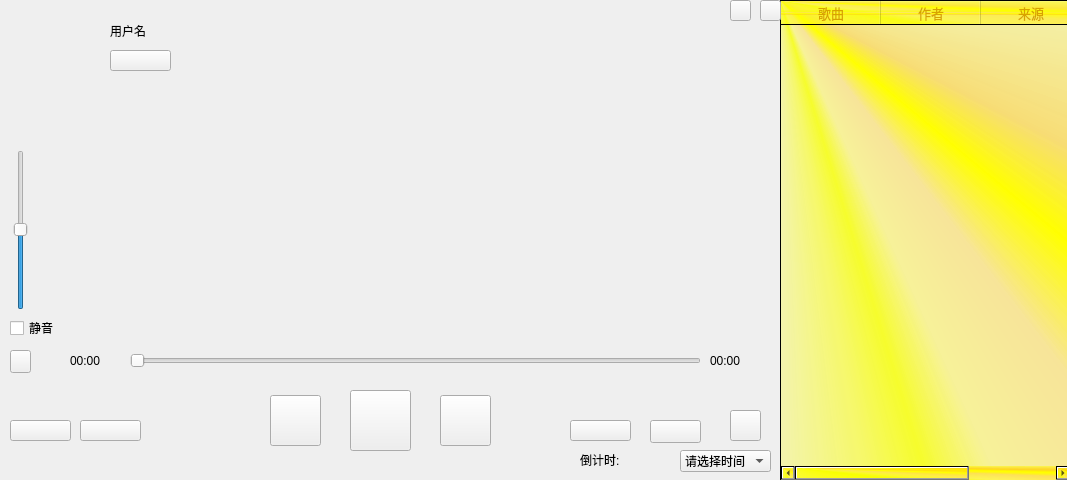
<?xml version="1.0" encoding="UTF-8"?>
<ui version="4.0">
 <class>Widget</class>
 <widget class="QWidget" name="Widget">
  <property name="enabled">
   <bool>true</bool>
  </property>
  <property name="geometry">
   <rect>
    <x>0</x>
    <y>0</y>
    <width>1067</width>
    <height>480</height>
   </rect>
  </property>
  <property name="windowTitle">
   <string>Widget</string>
  </property>
  <property name="autoFillBackground">
   <bool>false</bool>
  </property>
  <property name="styleSheet">
   <string notr="true"/>
  </property>
  <widget class="QLabel" name="musicName">
   <property name="geometry">
    <rect>
     <x>390</x>
     <y>40</y>
     <width>251</width>
     <height>31</height>
    </rect>
   </property>
   <property name="text">
    <string/>
   </property>
  </widget>
  <widget class="QSlider" name="slider">
   <property name="enabled">
    <bool>true</bool>
   </property>
   <property name="geometry">
    <rect>
     <x>130</x>
     <y>350</y>
     <width>571</width>
     <height>21</height>
    </rect>
   </property>
   <property name="orientation">
    <enum>Qt::Horizontal</enum>
   </property>
  </widget>
  <widget class="QLabel" name="totalTime">
   <property name="geometry">
    <rect>
     <x>710</x>
     <y>350</y>
     <width>61</width>
     <height>21</height>
    </rect>
   </property>
   <property name="text">
    <string>00:00</string>
   </property>
  </widget>
  <widget class="QLabel" name="privouslrc">
   <property name="geometry">
    <rect>
     <x>250</x>
     <y>100</y>
     <width>521</width>
     <height>71</height>
    </rect>
   </property>
   <property name="text">
    <string/>
   </property>
  </widget>
  <widget class="QLabel" name="lrcLabel">
   <property name="geometry">
    <rect>
     <x>250</x>
     <y>170</y>
     <width>521</width>
     <height>51</height>
    </rect>
   </property>
   <property name="text">
    <string/>
   </property>
  </widget>
  <widget class="QLabel" name="laterlrc">
   <property name="geometry">
    <rect>
     <x>250</x>
     <y>220</y>
     <width>521</width>
     <height>71</height>
    </rect>
   </property>
   <property name="text">
    <string/>
   </property>
   <property name="pixmap">
    <pixmap>:/new/prefix1/image/maomi1.png</pixmap>
   </property>
  </widget>
  <widget class="QLabel" name="label_2">
   <property name="geometry">
    <rect>
     <x>80</x>
     <y>110</y>
     <width>151</width>
     <height>151</height>
    </rect>
   </property>
   <property name="styleSheet">
    <string notr="true">border-image: url(:/new/prefix1/image2/png2/10.png);
border-image: url(:/new/prefix1/icon/8.png);
</string>
   </property>
   <property name="text">
    <string/>
   </property>
  </widget>
  <widget class="QCheckBox" name="volumBox">
   <property name="geometry">
    <rect>
     <x>10</x>
     <y>320</y>
     <width>71</width>
     <height>16</height>
    </rect>
   </property>
   <property name="text">
    <string>静音</string>
   </property>
  </widget>
  <widget class="QPushButton" name="volumBtn">
   <property name="geometry">
    <rect>
     <x>10</x>
     <y>350</y>
     <width>21</width>
     <height>23</height>
    </rect>
   </property>
   <property name="styleSheet">
    <string notr="true">border-image: url(:/new/prefix1/image/mute_4.png);
border-image: url(:/new/prefix1/icon/mute_1.png);</string>
   </property>
   <property name="text">
    <string/>
   </property>
  </widget>
  <widget class="QSlider" name="volumSlider">
   <property name="geometry">
    <rect>
     <x>10</x>
     <y>150</y>
     <width>21</width>
     <height>160</height>
    </rect>
   </property>
   <property name="value">
    <number>50</number>
   </property>
   <property name="orientation">
    <enum>Qt::Vertical</enum>
   </property>
  </widget>
  <widget class="QPushButton" name="pauseBtn">
   <property name="geometry">
    <rect>
     <x>350</x>
     <y>390</y>
     <width>61</width>
     <height>61</height>
    </rect>
   </property>
   <property name="styleSheet">
    <string notr="true">border-image: url(:/new/prefix1/icon/play_hover.png);</string>
   </property>
   <property name="text">
    <string/>
   </property>
   <property name="flat">
    <bool>false</bool>
   </property>
  </widget>
  <widget class="QPushButton" name="backBtn">
   <property name="geometry">
    <rect>
     <x>270</x>
     <y>395</y>
     <width>51</width>
     <height>51</height>
    </rect>
   </property>
   <property name="styleSheet">
    <string notr="true">border-image: url(:/new/prefix1/icon/prev_hover1.png);</string>
   </property>
   <property name="text">
    <string/>
   </property>
   <property name="flat">
    <bool>false</bool>
   </property>
  </widget>
  <widget class="QPushButton" name="nextBtn">
   <property name="geometry">
    <rect>
     <x>440</x>
     <y>395</y>
     <width>51</width>
     <height>51</height>
    </rect>
   </property>
   <property name="styleSheet">
    <string notr="true">border-image: url(:/new/prefix1/icon/next_hover1.png);</string>
   </property>
   <property name="text">
    <string/>
   </property>
   <property name="flat">
    <bool>false</bool>
   </property>
  </widget>
  <widget class="QLabel" name="currTime">
   <property name="geometry">
    <rect>
     <x>70</x>
     <y>350</y>
     <width>54</width>
     <height>21</height>
    </rect>
   </property>
   <property name="text">
    <string>00:00</string>
   </property>
  </widget>
  <widget class="QPushButton" name="lrcShow">
   <property name="geometry">
    <rect>
     <x>650</x>
     <y>420</y>
     <width>51</width>
     <height>23</height>
    </rect>
   </property>
   <property name="styleSheet">
    <string notr="true">border-image: url(:/new/prefix1/icon/lrc.png);</string>
   </property>
   <property name="text">
    <string/>
   </property>
  </widget>
  <widget class="QPushButton" name="modelBtn">
   <property name="geometry">
    <rect>
     <x>570</x>
     <y>420</y>
     <width>61</width>
     <height>21</height>
    </rect>
   </property>
   <property name="styleSheet">
    <string notr="true">border-image: url(:/new/prefix1/icon/shunxu.png);</string>
   </property>
   <property name="text">
    <string/>
   </property>
  </widget>
  <widget class="QPushButton" name="pushButton">
   <property name="geometry">
    <rect>
     <x>10</x>
     <y>420</y>
     <width>61</width>
     <height>21</height>
    </rect>
   </property>
   <property name="styleSheet">
    <string notr="true">border-image: url(:/new/prefix1/icon/list.png);</string>
   </property>
   <property name="text">
    <string/>
   </property>
  </widget>
  <widget class="QPushButton" name="pushButton_3">
   <property name="geometry">
    <rect>
     <x>80</x>
     <y>420</y>
     <width>61</width>
     <height>21</height>
    </rect>
   </property>
   <property name="styleSheet">
    <string notr="true">border-image: url(:/new/prefix1/icon/add.png);</string>
   </property>
   <property name="text">
    <string/>
   </property>
  </widget>
  <widget class="QTableWidget" name="tableWidget">
   <property name="geometry">
    <rect>
     <x>780</x>
     <y>0</y>
     <width>291</width>
     <height>481</height>
    </rect>
   </property>
   <property name="styleSheet">
    <string notr="true">background-color: qconicalgradient(cx:0, cy:0, angle:135, stop:0 rgba(255, 255, 0, 69), stop:0.375 rgba(255, 255, 0, 69), stop:0.423533 rgba(251, 255, 0, 145), stop:0.45 rgba(247, 255, 0, 208), stop:0.477581 rgba(255, 244, 71, 130), stop:0.518717 rgba(255, 218, 71, 130), stop:0.55 rgba(255, 255, 0, 255), stop:0.57754 rgba(255, 203, 0, 130), stop:0.625 rgba(255, 255, 0, 69), stop:1 rgba(255, 255, 0, 69));</string>
   </property>
   <column>
    <property name="text">
     <string>歌曲</string>
    </property>
    <property name="font">
     <font>
      <family>微软雅黑</family>
      <pointsize>10</pointsize>
     </font>
    </property>
    <property name="textAlignment">
     <set>AlignCenter</set>
    </property>
    <property name="foreground">
     <brush brushstyle="SolidPattern">
      <color alpha="255">
       <red>216</red>
       <green>162</green>
       <blue>0</blue>
      </color>
     </brush>
    </property>
   </column>
   <column>
    <property name="text">
     <string>作者</string>
    </property>
    <property name="font">
     <font>
      <family>微软雅黑</family>
      <pointsize>10</pointsize>
     </font>
    </property>
    <property name="textAlignment">
     <set>AlignCenter</set>
    </property>
    <property name="foreground">
     <brush brushstyle="SolidPattern">
      <color alpha="255">
       <red>216</red>
       <green>162</green>
       <blue>0</blue>
      </color>
     </brush>
    </property>
   </column>
   <column>
    <property name="text">
     <string>来源</string>
    </property>
    <property name="font">
     <font>
      <family>微软雅黑</family>
      <pointsize>10</pointsize>
     </font>
    </property>
    <property name="textAlignment">
     <set>AlignCenter</set>
    </property>
    <property name="foreground">
     <brush brushstyle="SolidPattern">
      <color alpha="255">
       <red>216</red>
       <green>162</green>
       <blue>0</blue>
      </color>
     </brush>
    </property>
   </column>
  </widget>
  <widget class="QLabel" name="backgroud">
   <property name="geometry">
    <rect>
     <x>-30</x>
     <y>-40</y>
     <width>811</width>
     <height>521</height>
    </rect>
   </property>
   <property name="styleSheet">
    <string notr="true">border-image: url(:/new/prefix1/icon/2.png);
border-image: url(:/new/prefix1/background/background_1.png);</string>
   </property>
   <property name="text">
    <string/>
   </property>
   <property name="pixmap">
    <pixmap>:/new/prefix1/image2/maomi1.png</pixmap>
   </property>
  </widget>
  <widget class="QPushButton" name="pushButton_4">
   <property name="geometry">
    <rect>
     <x>760</x>
     <y>0</y>
     <width>21</width>
     <height>21</height>
    </rect>
   </property>
   <property name="styleSheet">
    <string notr="true">border-image: url(:/new/prefix1/icon/quit.png);</string>
   </property>
   <property name="text">
    <string/>
   </property>
  </widget>
  <widget class="QPushButton" name="pushButton_5">
   <property name="geometry">
    <rect>
     <x>730</x>
     <y>0</y>
     <width>21</width>
     <height>21</height>
    </rect>
   </property>
   <property name="styleSheet">
    <string notr="true">border-image: url(:/new/prefix1/icon/mini.png);</string>
   </property>
   <property name="text">
    <string/>
   </property>
  </widget>
  <widget class="QLabel" name="label_4">
   <property name="geometry">
    <rect>
     <x>110</x>
     <y>20</y>
     <width>54</width>
     <height>21</height>
    </rect>
   </property>
   <property name="text">
    <string>用户名</string>
   </property>
  </widget>
  <widget class="QPushButton" name="login">
   <property name="geometry">
    <rect>
     <x>110</x>
     <y>50</y>
     <width>61</width>
     <height>21</height>
    </rect>
   </property>
   <property name="styleSheet">
    <string notr="true">border-image: url(:/new/prefix1/icon/denglu.png);</string>
   </property>
   <property name="text">
    <string/>
   </property>
  </widget>
  <widget class="QLabel" name="label_3">
   <property name="geometry">
    <rect>
     <x>30</x>
     <y>20</y>
     <width>61</width>
     <height>61</height>
    </rect>
   </property>
   <property name="styleSheet">
    <string notr="true"/>
   </property>
   <property name="text">
    <string/>
   </property>
   <property name="pixmap">
    <pixmap resource="image.qrc">:/new/prefix1/icon/head.png</pixmap>
   </property>
  </widget>
  <widget class="QPushButton" name="timeClock">
   <property name="geometry">
    <rect>
     <x>730</x>
     <y>410</y>
     <width>31</width>
     <height>31</height>
    </rect>
   </property>
   <property name="contextMenuPolicy">
    <enum>Qt::NoContextMenu</enum>
   </property>
   <property name="styleSheet">
    <string notr="true">border-image: url(:/new/prefix1/icon/document-open-recent.png);</string>
   </property>
   <property name="text">
    <string/>
   </property>
  </widget>
  <widget class="QLabel" name="timeLabel">
   <property name="geometry">
    <rect>
     <x>580</x>
     <y>450</y>
     <width>81</width>
     <height>20</height>
    </rect>
   </property>
   <property name="text">
    <string>倒计时:</string>
   </property>
  </widget>
  <widget class="QComboBox" name="timeEdit">
   <property name="geometry">
    <rect>
     <x>680</x>
     <y>450</y>
     <width>91</width>
     <height>22</height>
    </rect>
   </property>
   <item>
    <property name="text">
     <string>请选择时间</string>
    </property>
   </item>
   <item>
    <property name="text">
     <string>1</string>
    </property>
   </item>
   <item>
    <property name="text">
     <string>3</string>
    </property>
   </item>
   <item>
    <property name="text">
     <string>5</string>
    </property>
   </item>
   <item>
    <property name="text">
     <string>10</string>
    </property>
   </item>
   <item>
    <property name="text">
     <string>30</string>
    </property>
   </item>
  </widget>
  <zorder>backgroud</zorder>
  <zorder>musicName</zorder>
  <zorder>slider</zorder>
  <zorder>totalTime</zorder>
  <zorder>privouslrc</zorder>
  <zorder>lrcLabel</zorder>
  <zorder>laterlrc</zorder>
  <zorder>label_2</zorder>
  <zorder>volumBox</zorder>
  <zorder>volumBtn</zorder>
  <zorder>volumSlider</zorder>
  <zorder>pauseBtn</zorder>
  <zorder>backBtn</zorder>
  <zorder>nextBtn</zorder>
  <zorder>currTime</zorder>
  <zorder>lrcShow</zorder>
  <zorder>modelBtn</zorder>
  <zorder>pushButton</zorder>
  <zorder>pushButton_3</zorder>
  <zorder>tableWidget</zorder>
  <zorder>pushButton_4</zorder>
  <zorder>pushButton_5</zorder>
  <zorder>label_4</zorder>
  <zorder>login</zorder>
  <zorder>label_3</zorder>
  <zorder>timeClock</zorder>
  <zorder>timeLabel</zorder>
  <zorder>timeEdit</zorder>
 </widget>
 <layoutdefault spacing="6" margin="11"/>
 <resources>
  <include location="image.qrc"/>
 </resources>
 <connections/>
</ui>
